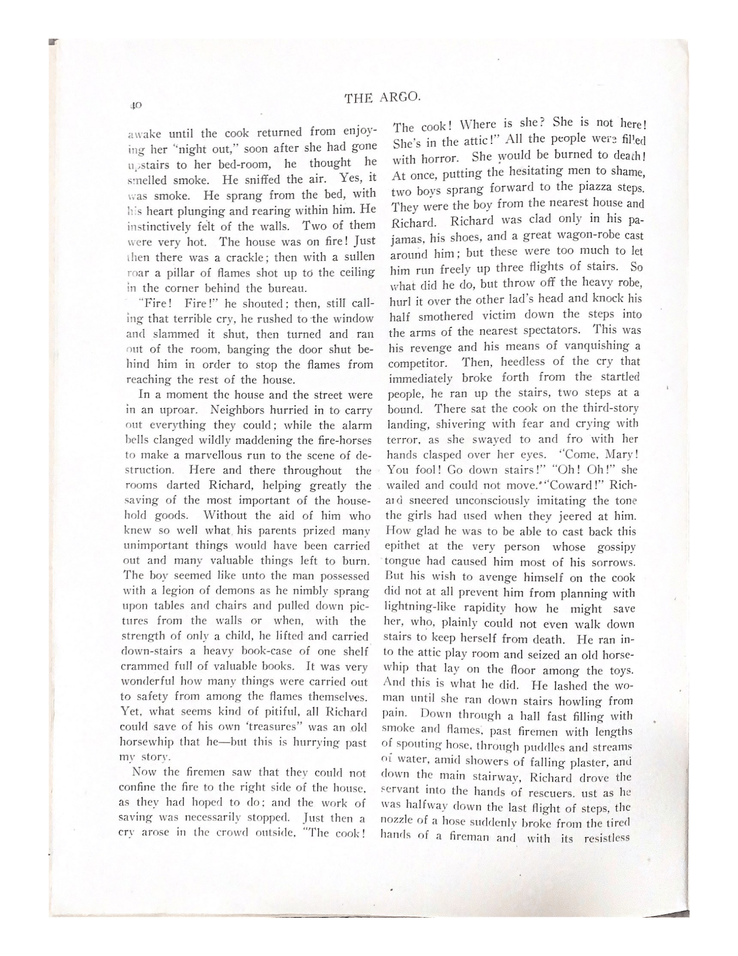
#> input picture PDF2TEXT/1-1908 Victor Zhang (scan)-06.png, 738 x 956 px, shrunk from 1700 x 2200 before the run, found by its file name
$ jupyter execute --allow-errors OCR.ipynb   (shell and % lines are left out)
#> lines starting #> are read from the running program, lines starting #| are printed output that depends on the picture; after the words box and inside, x2 and y2 are one past the last pixel; in counts of white or black regions, pixels touching at a corner belong together
[cell 1]
import cv2
import numpy as np

img = cv2.imread('image.jpg')

# get grayscale image
def get_grayscale(image):
    return cv2.cvtColor(image, cv2.COLOR_BGR2GRAY)

# noise removal
def remove_noise(image):
    return cv2.medianBlur(image,5)

#thresholding
def thresholding(image):
    return cv2.threshold(image, 0, 255, cv2.THRESH_BINARY + cv2.THRESH_OTSU)[1]

#dilation
def dilate(image):
    kernel = np.ones((5,5),np.uint8)
    return cv2.dilate(image, kernel, iterations = 1)

#erosion
def erode(image):
    kernel = np.ones((5,5),np.uint8)
    return cv2.erode(image, kernel, iterations = 1)

#opening - erosion followed by dilation
def opening(image):
    kernel = np.ones((5,5),np.uint8)
    return cv2.morphologyEx(image, cv2.MORPH_OPEN, kernel)

#canny edge detection
def canny(image):
    return cv2.Canny(image, 100, 200)

#skew correction
def deskew(image):
    coords = np.column_stack(np.where(image > 0))
    angle = cv2.minAreaRect(coords)[-1]
    if angle < -45:
        angle = -(90 + angle)
    else:
        angle = -angle
    (h, w) = image.shape[:2]
    center = (w // 2, h // 2)
    M = cv2.getRotationMatrix2D(center, angle, 1.0)
    rotated = cv2.warpAffine(image, M, (w, h), flags=cv2.INTER_CUBIC, borderMode=cv2.BORDER_REPLICATE)
    return rotated

[cell 2]
import matplotlib.pyplot as plt

img = cv2.imread(r'C:\Users\Cheng\Downloads\pdf2png\1-1908 Victor Zhang (scan)\1-1908 Victor Zhang (scan)-06.png')
#> img is the input picture: shape (956, 738, 3); mean B, G, R 241.4, 241.5, 242.2


gray = get_grayscale(img)
thresh = thresholding(gray)
#> in thresholding, `return cv2.threshold(image, 0, 255, cv2.THRESH_BINARY + cv2.THRESH_OTS..`:
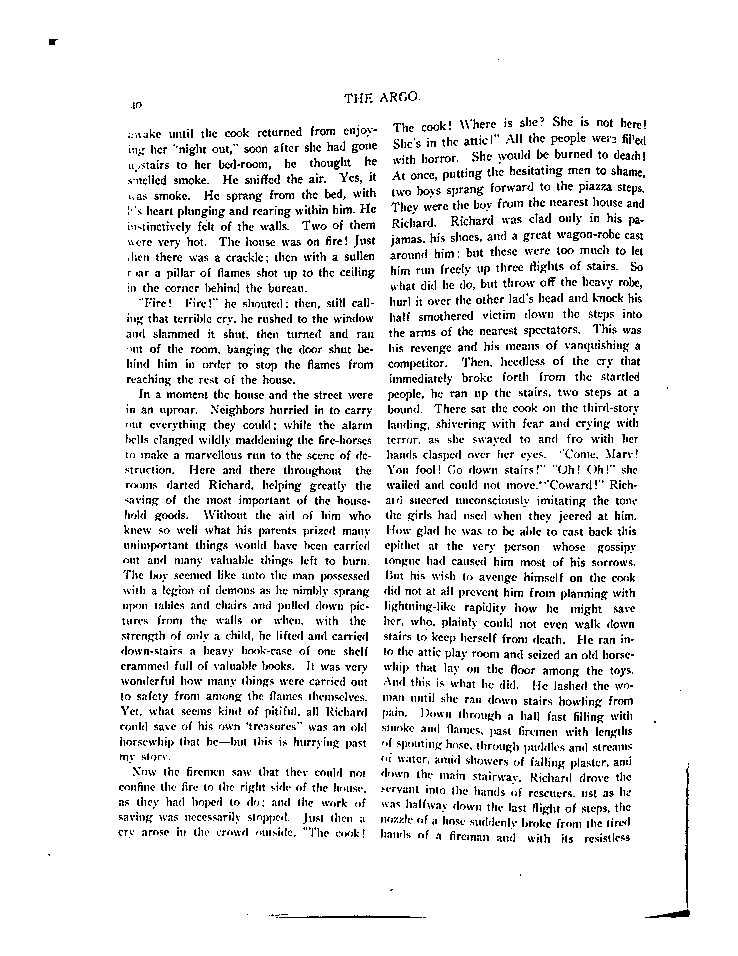
#> returned value: shape (956, 738); 91.6% white; black in thin lines or dots, all inside (x1, y1, x2, y2) = (48, 39, 690, 918)


plt.imshow(thresh, cmap='Greys_r')
plt.show()

[cell 3]
import cv2

# Load the image
img = cv2.imread(r'C:\Users\Cheng\Downloads\pdf2png\1-1908 Victor Zhang (scan)\1-1908 Victor Zhang (scan)-06.png')

# Convert the image to grayscale
gray = cv2.cvtColor(img, cv2.COLOR_BGR2GRAY)

# Reverse the colors of the grayscale image
reverse = cv2.bitwise_not(gray)
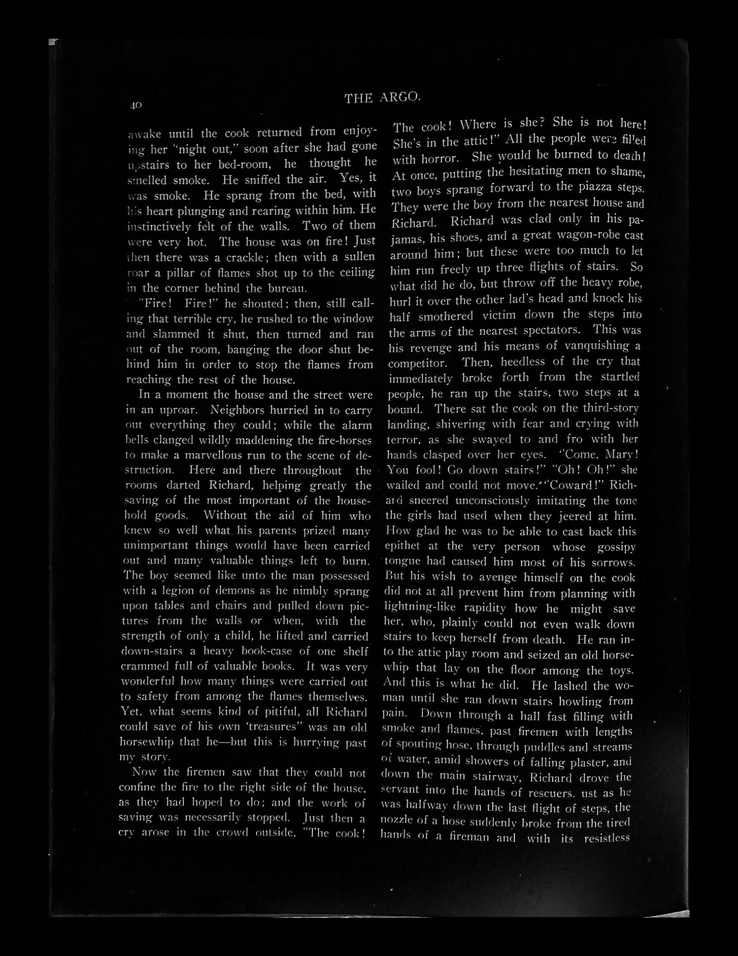
#> reverse: shape (956, 738); min 0, max 235, mean 13.3

plt.imshow(reverse, cmap='Greys_r')
plt.show
# [5 lines of commented-out code are left out]
